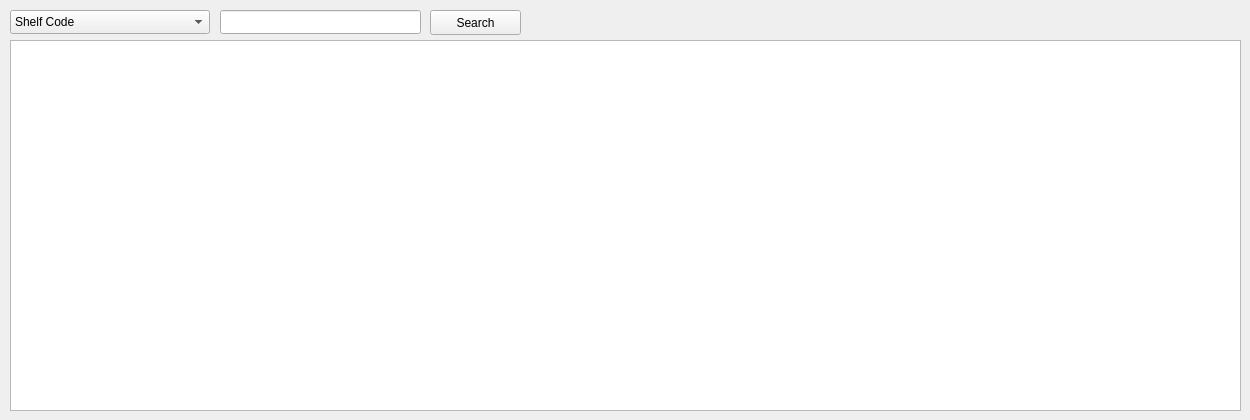
      <widget class="QWidget" name="tab_20">
       <attribute name="title">
        <string>Shelf</string>
       </attribute>
       <widget class="QLineEdit" name="lineEdit_64">
        <property name="geometry">
         <rect>
          <x>220</x>
          <y>10</y>
          <width>201</width>
          <height>24</height>
         </rect>
        </property>
       </widget>
       <widget class="QTableWidget" name="tableWidget_16">
        <property name="geometry">
         <rect>
          <x>10</x>
          <y>40</y>
          <width>1231</width>
          <height>371</height>
         </rect>
        </property>
        <property name="editTriggers">
         <set>QAbstractItemView::NoEditTriggers</set>
        </property>
        <property name="alternatingRowColors">
         <bool>true</bool>
        </property>
        <property name="selectionMode">
         <enum>QAbstractItemView::SingleSelection</enum>
        </property>
        <property name="selectionBehavior">
         <enum>QAbstractItemView::SelectRows</enum>
        </property>
        <property name="sortingEnabled">
         <bool>true</bool>
        </property>
        <attribute name="horizontalHeaderMinimumSectionSize">
         <number>20</number>
        </attribute>
        <attribute name="verticalHeaderVisible">
         <bool>false</bool>
        </attribute>
       </widget>
       <widget class="QComboBox" name="comboBox_14">
        <property name="geometry">
         <rect>
          <x>10</x>
          <y>10</y>
          <width>200</width>
          <height>24</height>
         </rect>
        </property>
        <item>
         <property name="text">
          <string>Shelf Code</string>
         </property>
        </item>
        <item>
         <property name="text">
          <string>Cabinet Code</string>
         </property>
        </item>
        <item>
         <property name="text">
          <string>Room Name</string>
         </property>
        </item>
        <item>
         <property name="text">
          <string>ID</string>
         </property>
        </item>
       </widget>
       <widget class="QPushButton" name="pushButton_56">
        <property name="geometry">
         <rect>
          <x>430</x>
          <y>10</y>
          <width>91</width>
          <height>25</height>
         </rect>
        </property>
        <property name="text">
         <string>Search</string>
        </property>
       </widget>
      </widget>
